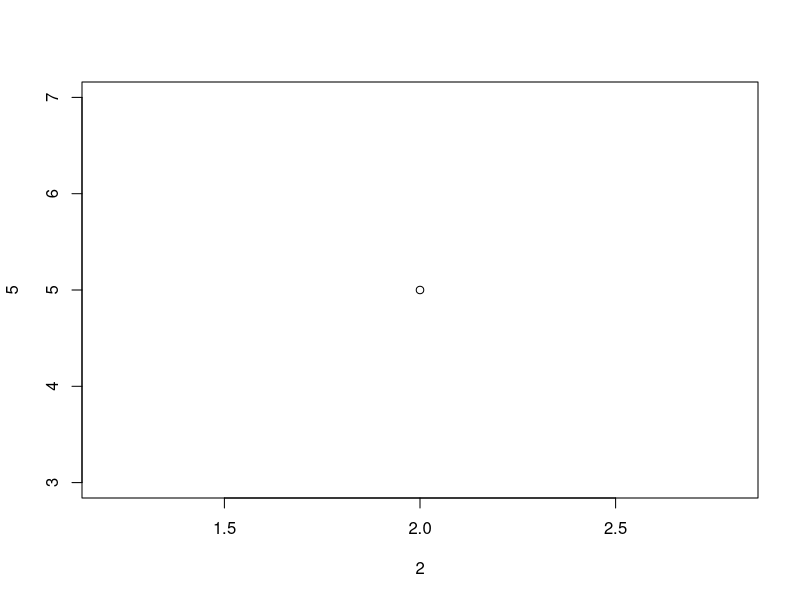
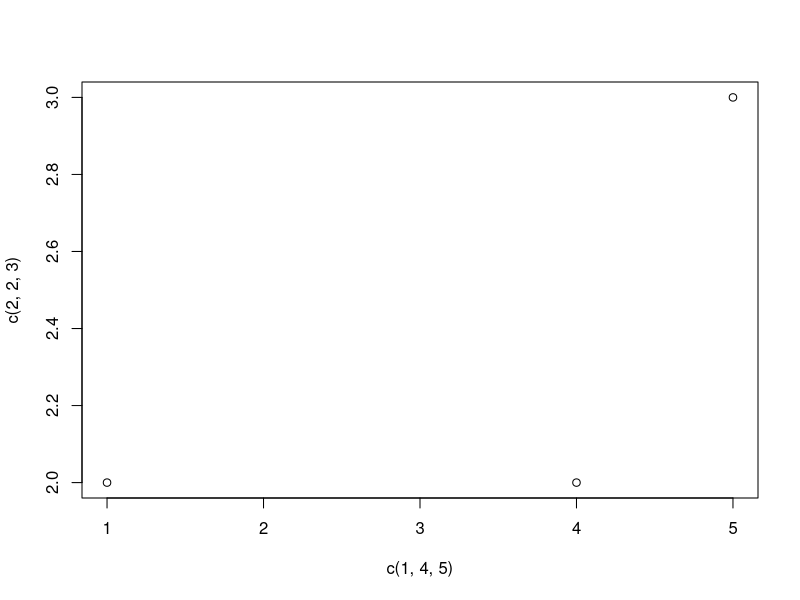
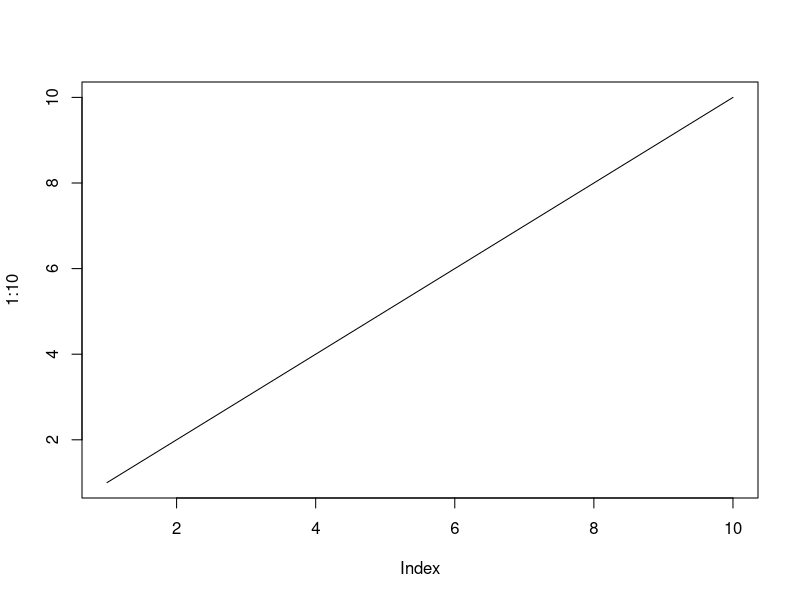
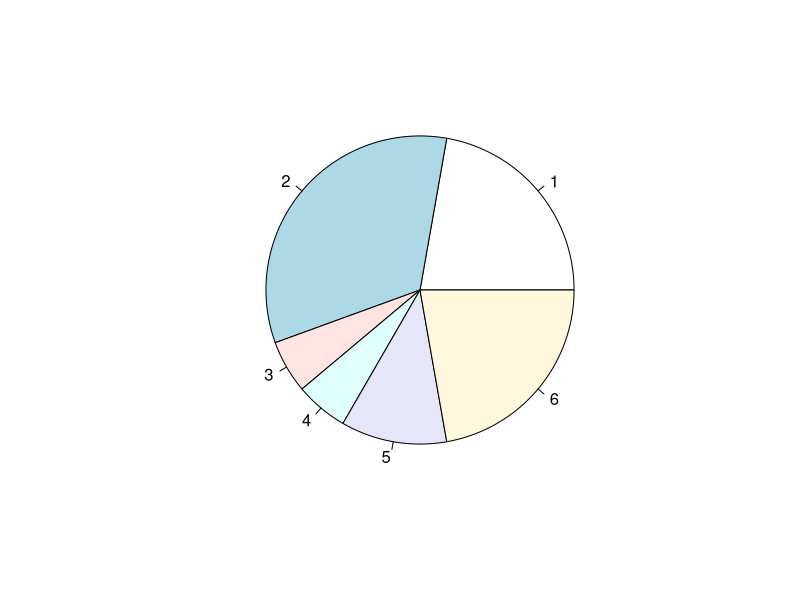
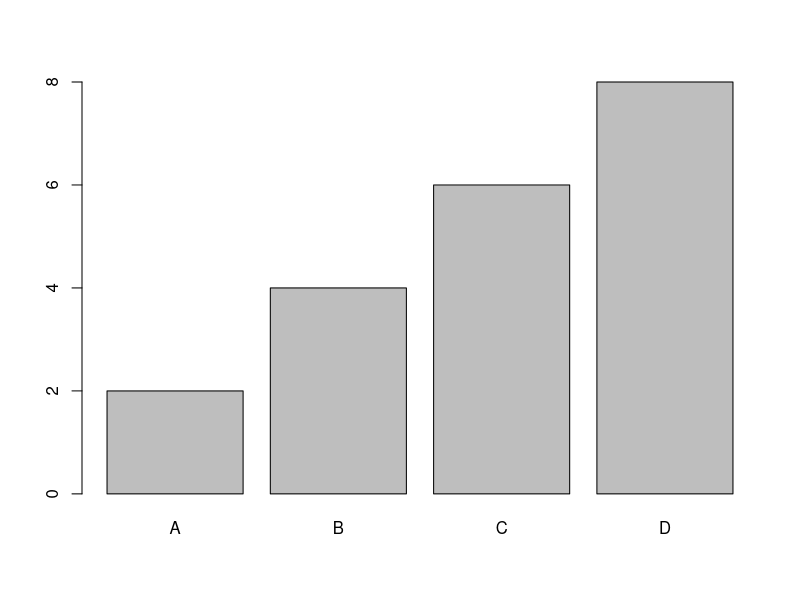

The R script that drew these images, in order:
#Example of variable typings. R is dynamically typed, so it will automatically type variables
#unless you add specific identifiers

#Any number will be automatically treated as a numeric type
myNumeric <- 11.6

#Add an L to the end of a number to turn it into an integer
myInteger <- 55L

#Complex number take 2 values, a numeric and an imaginary which is denoted by addng an i at the end
myComplex <- 5i + 3

#Just like in Java and most other languages, add quotations around words to denote them as strings
myString <- "Hello World!"

#Booleans either contain TRUE or FALSE, always all capitals
myBoolean <- TRUE


#Here are some data structuress in R as well as creating and calling a function

#An example of a function that prints out "Function works!" when called
exampleFunction <- function() {
  print("Function works!")
}

exampleFunction()

#Creates an example vector that shows how vectors in R can hold elements of different types
exampleVector <- c(1, "apple", 37)

exampleVector

#Creates an example matrix (2-dimensional array)
exampleMatrix <- matrix( c( 1, 2, 3, 4, 5, 6, 7, 8, 9 ), nrow = 3, ncol = 3 )

exampleMatrix

#Creates an example data frame
exampleDataFrame <- data.frame(
  Nums <- c( 1, 2, 3 ),
  Words <- c( "Hello", "Hi there", "Hey" ),
  Mix <- c( 2, "Apple", 45 )
)

exampleDataFrame


#R also has built-in graphics for easier access to charts and graphs to visualize information

#This includes plot graphs
#Single Point
plot(2,5)

#Multiple Points (first vector is x-axis, second vector is y-axis)
plot( c(1, 4, 5), c(2, 2, 3))

#You can also use the plot function to make a line graph
plot(1:10, type="l")

#Pie graphs are also an option
x <- c(20, 30, 5, 5, 10, 20)

pie(x)

#As well as bar graphs
x <- c("A", "B", "C", "D")

y <- c(2, 4, 6, 8)

barplot(y, names.arg = x)